Frame 1 (no input): blank canvas, image omitted
Frame 60 (no input): blank canvas, image omitted
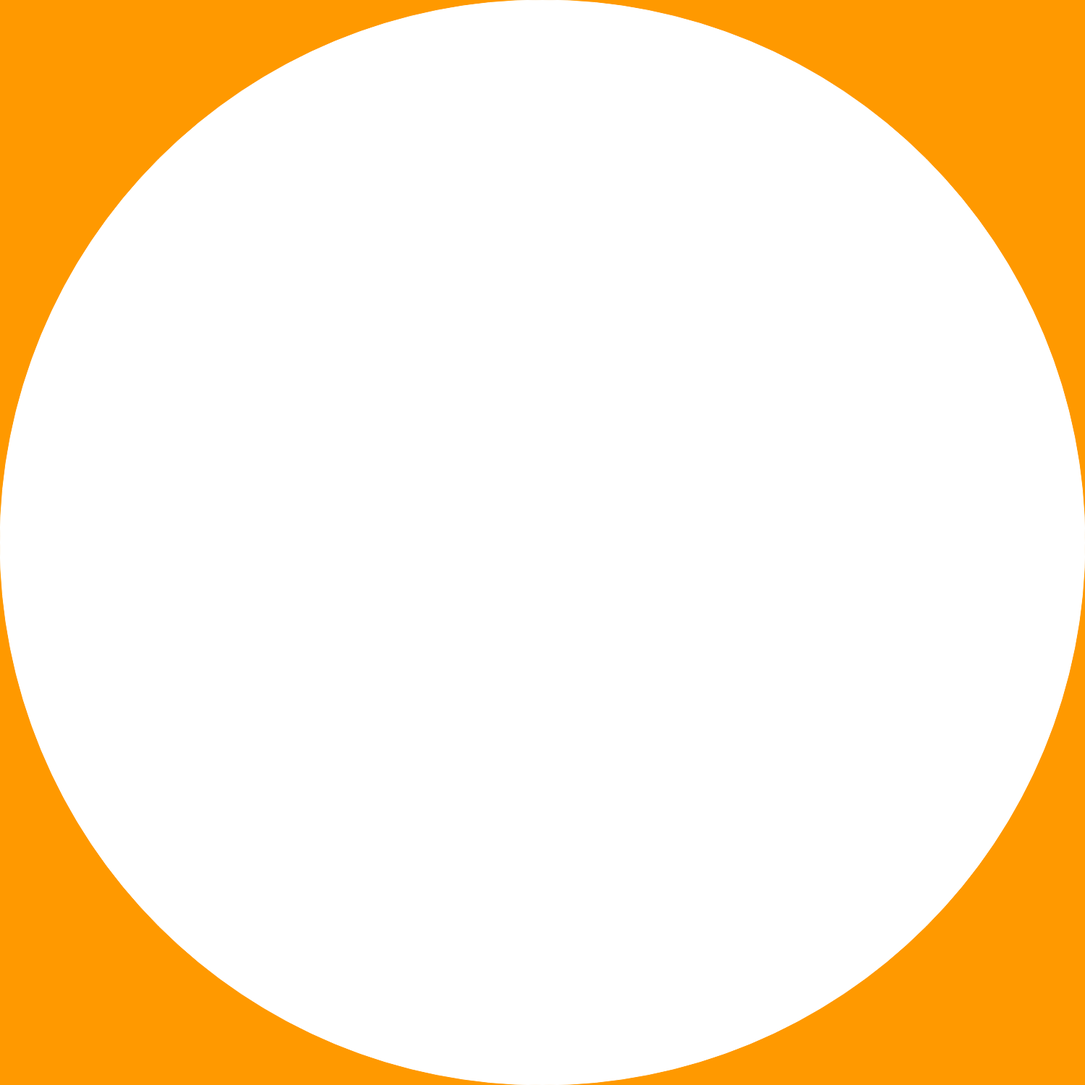
Frame 120 (the mouse pressed at the canvas centre since frame 60)

The p5.js sketch whose frames 1 and 60 were blank and that drew this single picture after the mouse press (run headless with seeded random() and noise() and a simulated clock; from frame 60 on, the mouse is pressed at the canvas centre):

// p5.js sketch
// ── sketch.js
/*
 * @name Patterns
 * @description Move the cursor over the image to draw with a software tool
 * which responds to the speed of the mouse.
 */
function setup() {
  createCanvas(1500, 1500);
  background(255,153,0);
}

function draw() {
  // Call the variableEllipse() method and send it the
  // parameters for the current mouse position
  // and the previous mouse position
  variableEllipse(mouseX, mouseY, pmouseX, pmouseY);
}

// The simple method variableEllipse() was created specifically
// for this program. It calculates the speed of the mouse
// and draws a small ellipse if the mouse is moving slowly
// and draws a large ellipse if the mouse is moving quickly

function variableEllipse(x, y, px, py) {
  let speed = abs(x - px) + abs(y - py);
  stroke(speed);
  ellipse(x, y, speed, speed);
}
